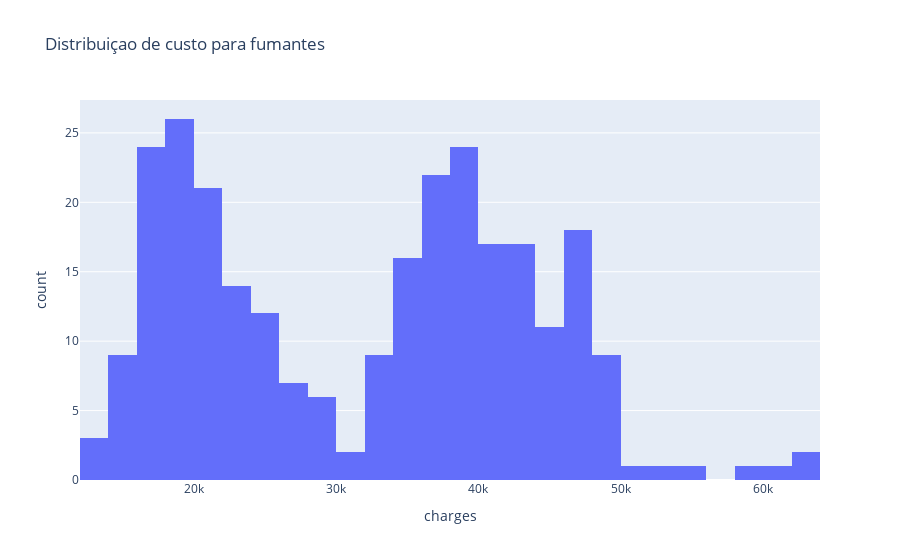

Notebook source saved alongside this figure:
### Markdown cell above
#### Qual a distribuicao de fumantes pelo custo?

### Code cell
px.histogram(
    data_frame=df[df.smoker == 1],
    x="charges",
    nbins=50,
    title="Distribuiçao de custo para fumantes"
)

### Figure 1 — Plotly figure (JSON) as saved in the notebook; plotly's stock layout.template omitted (floating-point values rounded to 4 significant figures; data arrays with more than 128 entries replaced by an {"elided": "..."} marker saying what was removed)
{"data": [{"bingroup": "x", "hovertemplate": "charges=%{x}<br>count=%{y}<extra></extra>", "legendgroup": "", "marker": {"color": "#636efa", "pattern": {"shape": ""}}, "name": "", "nbinsx": 50, "orientation": "v", "showlegend": false, "type": "histogram", "x": {"elided": "274 float values"}, "xaxis": "x", "yaxis": "y"}], "layout": {"barmode": "relative", "legend": {"tracegroupgap": 0}, "title": {"text": "Distribuiçao de custo para fumantes"}, "xaxis": {"anchor": "y", "domain": [0, 1], "title": {"text": "charges"}}, "yaxis": {"anchor": "x", "domain": [0, 1], "title": {"text": "count"}}}}
